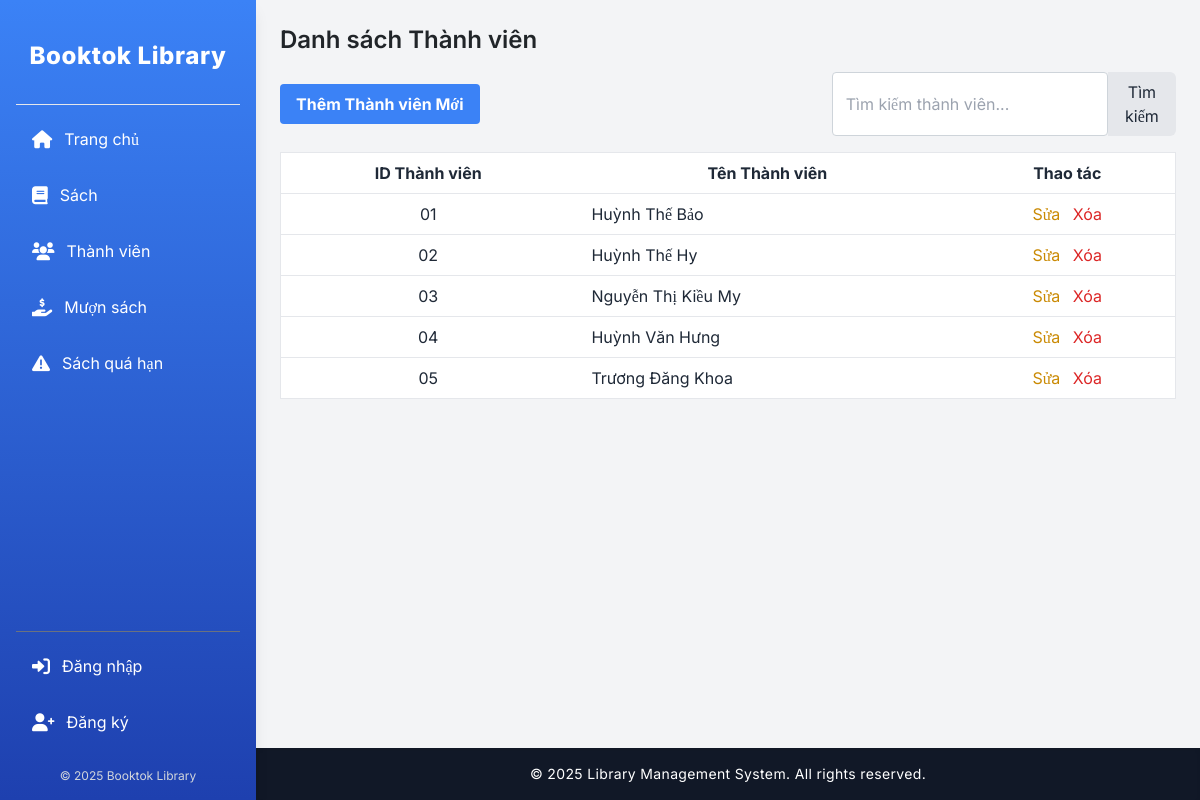
The page /library/members/ on the database its author committed.
### src/library/models.py (models this page shows, shortened)
class Member(models.Model):
    member_id = models.CharField(max_length=20, unique=True, verbose_name="ID Thành Viên") # ID thành viên, phải là duy nhất
    name = models.CharField(max_length=255, verbose_name="Tên Thành Viên") # Tên thành viên
    class Meta:
        verbose_name = "Thành viên"
        verbose_name_plural = "Thành viên"

### src/library/views.py (the view)
# urls.py: path('members/', views.member_list, name='member_list'), # Danh sách thành viên
def member_list(request):
    members = Member.objects.all() # Lấy tất cả thành viên
    return render(request, 'library/member_list.html', {'members': members})

### src/templates/library/member_list.html (shortened to what this page needs)
{% extends "library/base.html" %}
{% block content %}
<h2 class="text-2xl font-semibold mb-4">Danh sách Thành viên</h2>
<div class="flex justify-between items-center mb-4">
    <a href="{% url 'member_create' %}" class="bg-blue-500 hover:bg-blue-700 text-white font-bold py-2 px-4 rounded">Thêm Thành viên Mới</a>
    <form action="{% url 'member_search' %}" method="get" class="flex">
        <input type="text" name="q" placeholder="Tìm kiếm thành viên..." class="border p-2 rounded-l-md" value="{{ query }}">
        <button type="submit" class="bg-gray-200 hover:bg-gray-300 p-2 rounded-r-md">Tìm kiếm</button>
    </form>
</div>
<div class="overflow-x-auto">
    <table class="min-w-full bg-white border border-gray-200">
        <thead>
            <tr>
                <th class="py-2 px-4 border-b">ID Thành viên</th>
                <th class="py-2 px-4 border-b">Tên Thành viên</th>
                <th class="py-2 px-4 border-b">Thao tác</th>
            </tr>
        </thead>
        <tbody>
            {% for member in members %}
            <tr>
                <td class="py-2 px-4 border-b text-center">{{ member.member_id }}</td>
                <td class="py-2 px-4 border-b">{{ member.name }}</td>
                <td class="py-2 px-4 border-b text-center">
                    <a href="{% url 'member_update' member.pk %}" class="text-yellow-600 hover:text-yellow-800 mr-2">Sửa</a>
                    <a href="{% url 'member_delete' member.pk %}" class="text-red-600 hover:text-red-800">Xóa</a>
                </td>
            </tr>
            {% empty %}
            <tr>
                <td colspan="3" class="py-4 text-center text-gray-500">Không có thành viên nào.</td>
            </tr>
            {% endfor %}
        </tbody>
    </table>
</div>
{% endblock %}

### src/static/main.css (style rules this page uses)
body { margin: 0; font-family: 'Inter', sans-serif; -webkit-font-smoothing: antialiased; -moz-osx-font-smoothing: grayscale; background-color: #f8f9fa; color: #343a40; }
a { color: #007bff; text-decoration: none; transition: color 0.2s ease-in-out; }
h1, h2, h3, h4, h5, h6 { color: #212529; margin-top: 0; margin-bottom: 0.5rem; }
input[type="text"], input[type="number"], input[type="date"], select, textarea { border: 1px solid #ced4da; padding: 0.6rem 0.8rem; border-radius: 0.25rem; font-size: 1rem; color: #495057; transition: border-color 0.2s ease-in-out, box-shadow 0.2s ease-in-out; width: 100%; box-sizing: border-box; }
.text-center { text-align: center; }

### rows shown on the page
Member: member_id "01", name "Huỳnh Thế Bảo"
Member: member_id "02", name "Huỳnh Thế Hy"
Member: member_id "03", name "Nguyễn Thị Kiều My"
Member: member_id "04", name "Huỳnh Văn Hưng"
Member: member_id "05", name "Trương Đăng Khoa"
